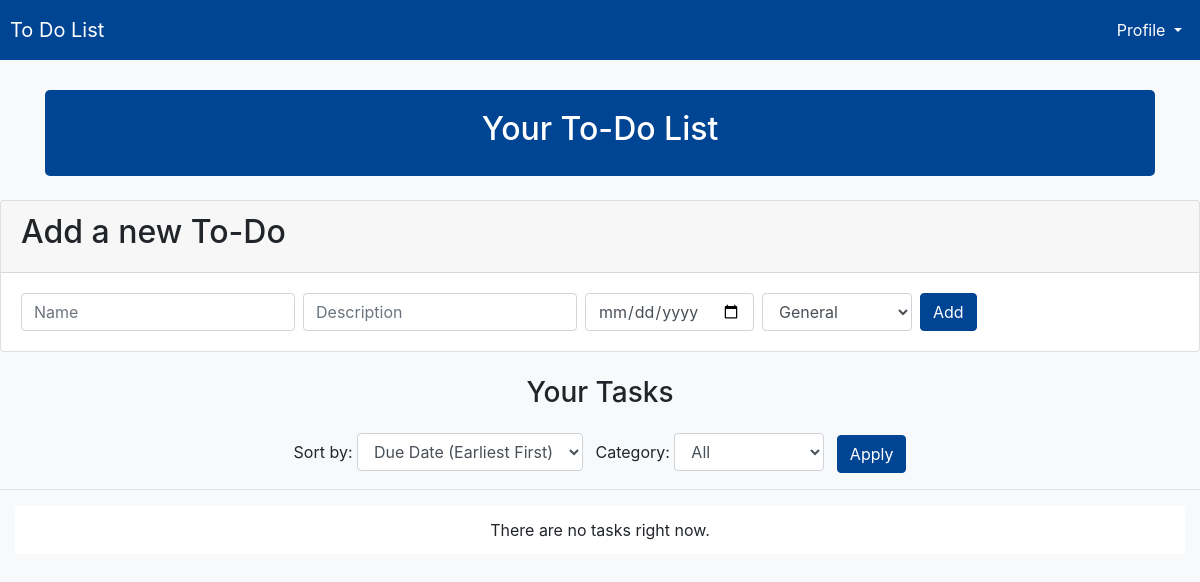
The page /dashboard (signed in) on the database as committed earlier.
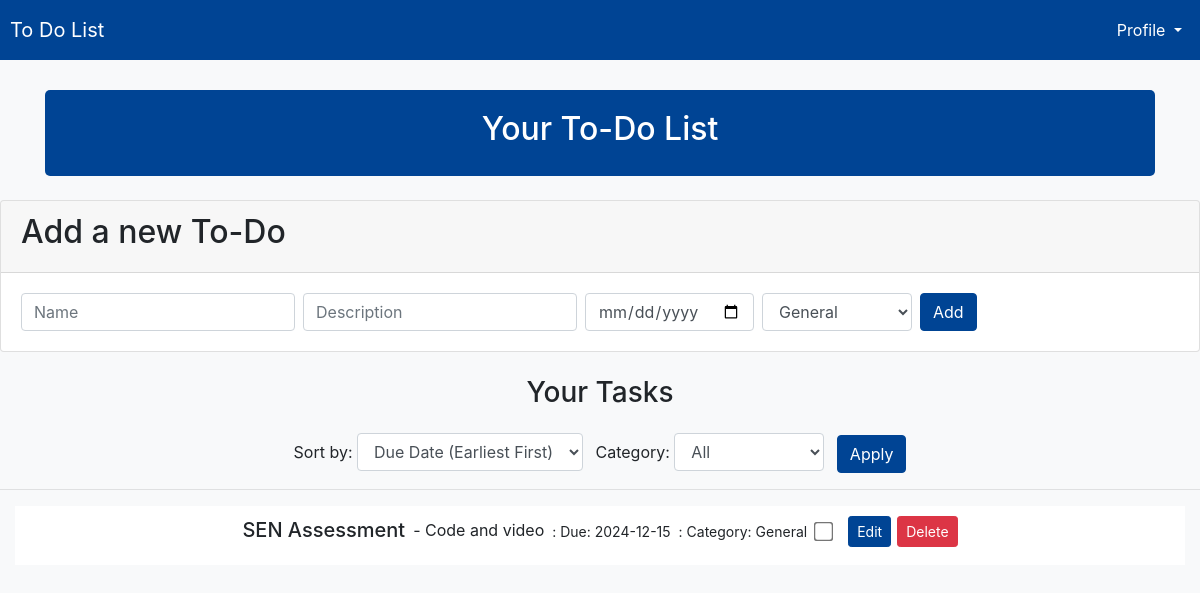
The same page on the database as committed later.
### tables this page shows
CREATE TABLE todos (id INTEGER PRIMARY KEY, user_id INTEGER, name TEXT, description TEXT, completed BOOLEAN, due_date TEXT, category TEXT, FOREIGN KEY(user_id) REFERENCES users(id));

### app.py (the view)
@app.route('/dashboard')  # Flask, route for dashboard page
def dashboard():
    if 'user_id' not in session:  # Flask, check if user is logged in
        flash('You need to login first', 'warning')  # Flask, flash warning message
        return redirect(url_for('login'))  # Flask, redirect to login page
    sort_by = request.args.get('sort_by', 'due_date_asc')  # Flask, get sort_by parameter from URL
    filter_by_category = request.args.get('filter_by_category', 'all')  # Flask, get filter_by_category parameter from URL
    sort_options = {
        'due_date_asc': 'due_date ASC',
        'due_date_desc': 'due_date DESC',
        'name_asc': 'name ASC',
        'name_desc': 'name DESC',
        'completed': 'completed ASC'
    }
    sort_query = sort_options.get(sort_by, 'due_date ASC')  # Python, get sort query
    with engine.connect() as conn:  # SQLAlchemy, connect to the database
        if filter_by_category == 'all':
            todos = conn.execute(text(f"SELECT * FROM todos WHERE user_id = :user_id ORDER BY {sort_query}"), {'user_id': session['user_id']}).fetchall()  # SQL, select todos by user ID and sort
        else:
            todos = conn.execute(text(f"SELECT * FROM todos WHERE user_id = :user_id AND category = :category ORDER BY {sort_query}"), {'user_id': session['user_id'], 'category': filter_by_category}).fetchall()  # SQL, select todos by user ID, category, and sort
    todos = [
        {
            **todo._asdict(),
            'due_date': datetime.strptime(todo.due_date, '%Y-%m-%d').date() if todo.due_date else None
        }
        for todo in todos
    ]
    current_date = datetime.now().date()  # Python, get current date
    return render_template('dashboard.html', todos=todos, user_id=session['user_id'], username=session['username'], current_date=current_date, sort_by=sort_by, filter_by_category=filter_by_category)  # Flask, render HTML template

### templates/dashboard.html (shortened to what this page needs)
<!DOCTYPE html>
<html lang="en">
<head>
    <link href="https://stackpath.bootstrapcdn.com/bootstrap/4.5.2/css/bootstrap.min.css" rel="stylesheet">
</head>
<body>
    <nav class="navbar navbar-expand-lg navbar-light fixed-top" style="background-color: #004494; padding: 10px;">
        <a class="navbar-brand" href="#" style="color: white;">To Do List</a>
        <div class="collapse navbar-collapse">
            <ul class="navbar-nav ml-auto">
                <li class="nav-item dropdown">
                    <a class="nav-link dropdown-toggle" href="#" id="profileDropdown" role="button" data-toggle="dropdown" aria-haspopup="true" aria-expanded="false" style="color: white;">
                        Profile
                    </a>
                </li>
            </ul>
        </div>
    </nav>
    <div class="container text-center">
        <div id="top">
            <h2>Your To-Do List</h2>
        </div>
    </div>
    <div class="card mt-4">
        <div class="card-header">
            <h2>Add a new To-Do</h2>
        </div>
        <div class="card-body">
            <form action="{{ url_for('add_todo') }}" method="post" class="form-inline">
                <div class="form-group">
                    <input type="text" name="name" placeholder="Name" class="form-control mr-2" required>
                    <input type="text" name="description" placeholder="Description" class="form-control mr-2">
                    <input type="date" name="due_date" class="form-control mr-2" required>
                    <select name="category" class="form-control mr-2">
                        <option value="General">General</option>
                    </select>
                    <button type="submit" class="btn btn-primary">Add</button>
                </div>
            </form>
        </div>
    </div>
    <div class="container text-center mt-4">
        <h3>Your Tasks</h3>
    </div>
    <div class="container text-center mt-4">
        <form method="get" action="{{ url_for('dashboard') }}">
            <div class="form-group">
                <label for="sort_by">Sort by:</label>
                <select name="sort_by" id="sort_by" class="form-control" style="width: auto; display: inline-block;">
                    <option value="due_date_asc" {% if sort_by == 'due_date_asc' %}selected{% endif %}>Due Date (Earliest First)</option>
                </select>
                <label for="filter_by_category" class="ml-2">Category:</label>
                <select name="filter_by_category" id="filter_by_category" class="form-control" style="width: auto; display: inline-block;">
                    <option value="all" {% if filter_by_category == 'all' %}selected{% endif %}>All</option>
                </select>
                <button type="submit" class="btn btn-primary ml-2">Apply</button>
            </div>
        </form>
    </div>
    <hr>
    <ul class="list-group list-group-flush">
        {% if todos %}
            {% for todo in todos %}
                <li class="list-group-item todo-item">
                    <div class="d-flex justify-content-between align-items-center mb-2">
                        <div>
                            <h5 class="mb-1 {% if todo.completed %}completed-title{% endif %}" style="font-size: 1.25rem;">{{ todo.name }}</h5>
                            <p class="mb-1 ml-2" style="line-height: 1.5; font-size: 1rem;"> - {{ todo.description }}</p>
                            <small class="ml-2" style="font-size: 0.875rem;"> : Due: {% if todo.due_date %}{{ todo.due_date }}{% else %}No due date{% endif %}</small>
                            <small class="ml-2" style="font-size: 0.875rem;">: Category: {{ todo.category }}</small>
                        </div>
                        <div class="d-flex align-items-center" style="gap: 2px;">
                            <form action="{{ url_for('complete_todo', todo_id=todo.id) }}" method="post" class="mr-1">
                                <input type="checkbox" name="completed" style="transform: scale(1.5);" onchange="this.form.submit()" {% if todo.completed %}checked{% endif %}>
                            </form>
                            <button class="btn btn-secondary btn-sm" onclick="toggleEditForm('{{ todo.id }}')">Edit</button>
                            <form action="{{ url_for('delete_todo', todo_id=todo.id) }}" method="post">
                                <button type="submit" class="btn btn-danger btn-sm">Delete</button>
                            </form>
                        </div>
                    </div>
                </li>
            {% endfor %}
        {% else %}
            <li class="list-group-item text-center">There are no tasks right now.</li>
        {% endif %}
    </ul>
</body>
</html>

### templates/dashboard.html (style rules this page uses)
body { background-color: #f8f9fa; padding-top: 70px; }
.container { margin-top: 20px; }
.todo-item { display: flex; justify-content: center; align-items: center; padding: 10px; border: 1px solid #dee2e6; border-radius: 5px; margin-bottom: 10px; }
.todo-item form { margin: 0; display: flex; align-items: center; }
.todo-item button { margin-left: 4px; }
.todo-item div { display: flex; align-items: center; }
.todo-item input[type="checkbox"] { margin-right: 8px; }
#top { text-align: center; background-color: #004494; padding: 20px; color: white; border-radius: 5px; margin-top: 20px; }
.btn-primary { background-color: #004494; border-color: #004494; }
.btn-secondary { background-color: #004494; border-color: #004494; }
.d-flex { justify-content: center; gap: 10px; }
.card { margin-bottom: 20px; }
.list-group-item { margin: 0 15px; }

Rows that differ between the two databases and show on the page:
added todos: name "SEN Assessment", description "Code and video", due_date "2024-12-15", category "General"
Other text that changed with them:
text no longer shown: "There are no tasks right now."
